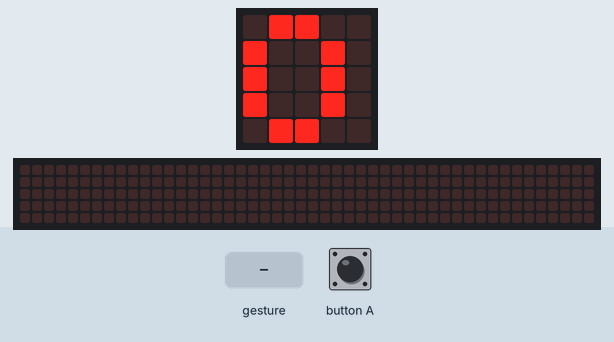
Simulated run of this program. Board: BBC micro:bit (MakeCode). On the bench: the board's 5×5 LED display, a strip that is not on the board, showing the scrolling text unrolled. The test bench sets the inputs (shaded band). A tilt is held for 1.5 s and a shake lasts 1 s, then the board lies face up again; the 48×5 strip is a reading aid, not a part: it shows the text the display is scrolling, unrolled, one strip-width of it at a time.

Above: at 1.2 s.
1.3 s: gesture 'shake'
At 3.5 s:
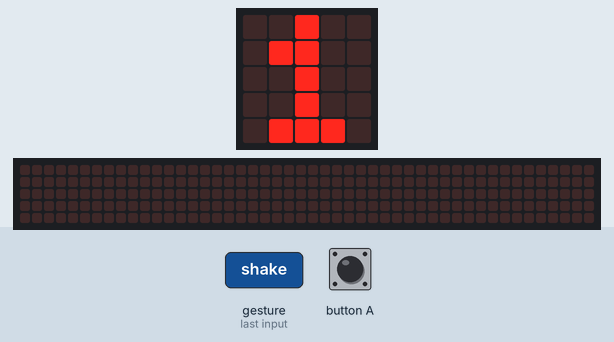
4.3 s: button A pressed for 0.15 s
5.0 s: button A pressed for 0.15 s
At 11.17 s:
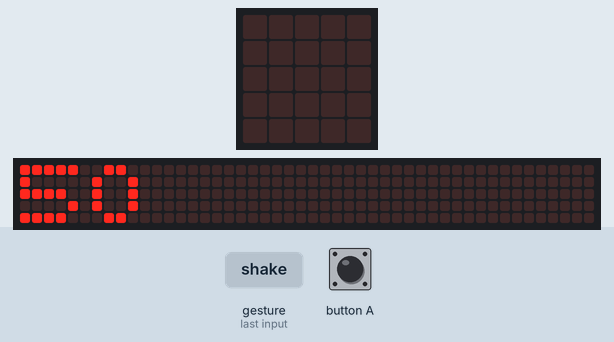
Timing chart, 0 to 12.7 s (numbered marks = the images above; inputs shaded):
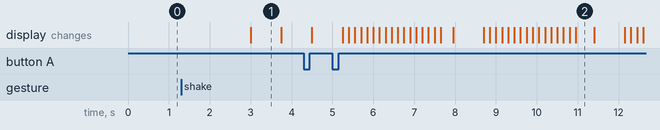

Measured:
- after the input at 1.3 s, the display: changes after 1.7 s (image 1)
- what the display in image 1 shows lasts 0.8 s, from 3.0 s to 3.8 s
- what the display in image 2 shows lasts 0.4 s, from 11.0 s to 11.4 s

The program:

Ex15_bis.py
```python
def on_button_pressed_a():
    global METRES
    METRES += 25
input.on_button_pressed(Button.A, on_button_pressed_a)

def on_gesture_shake():
    global PAS
    PAS += 1
    led.stop_animation()
input.on_gesture(Gesture.SHAKE, on_gesture_shake)

METRES = 0
PAS = 0

def on_forever():
    basic.show_number(PAS)
basic.forever(on_forever)

def on_forever2():
    basic.show_number(PAS * METRES)
basic.forever(on_forever2)
```
